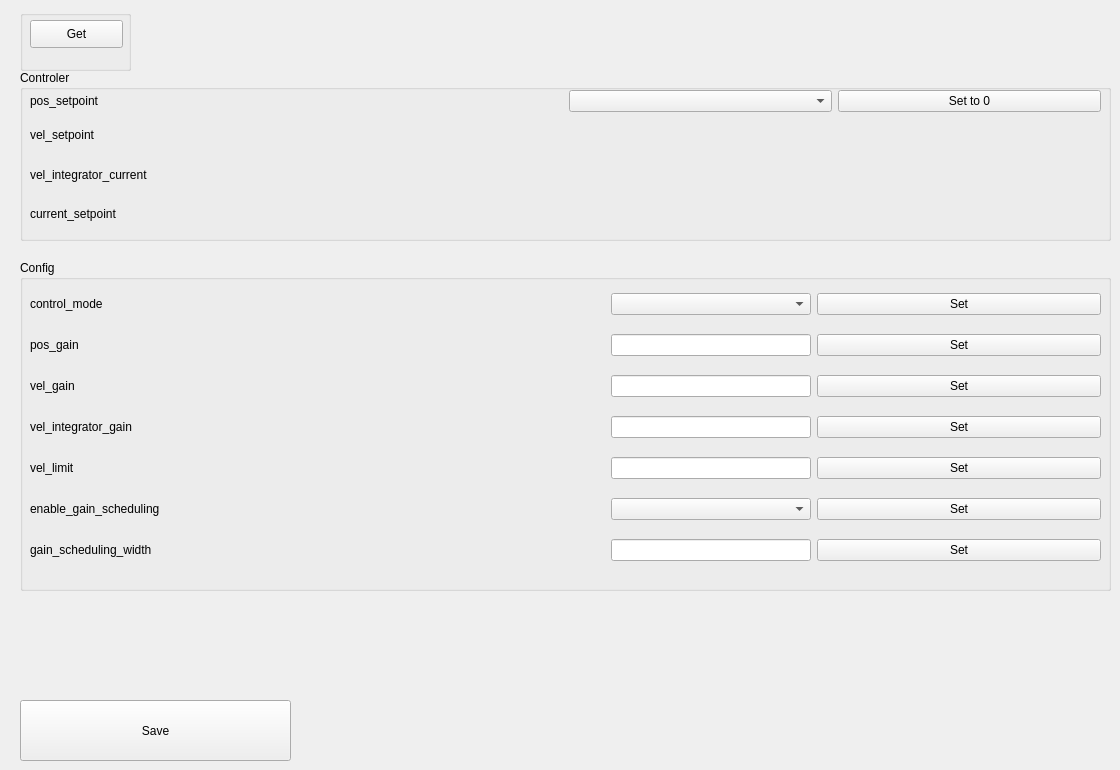
  <widget class="QWidget" name="tab_2">
   <attribute name="title">
    <string>Controler</string>
   </attribute>
   <widget class="QGroupBox" name="groupBox_3">
    <property name="geometry">
     <rect>
      <x>20</x>
      <y>70</y>
      <width>1091</width>
      <height>171</height>
     </rect>
    </property>
    <property name="title">
     <string>Controler</string>
    </property>
    <widget class="QWidget" name="gridLayoutWidget_3">
     <property name="geometry">
      <rect>
       <x>10</x>
       <y>20</y>
       <width>1071</width>
       <height>141</height>
      </rect>
     </property>
     <layout class="QGridLayout" name="gridLayout_3">
      <item row="2" column="1">
       <widget class="QLabel" name="lvel_integrator_current">
        <property name="text">
         <string/>
        </property>
       </widget>
      </item>
      <item row="3" column="1">
       <widget class="QLabel" name="lcurrent_setpoint">
        <property name="text">
         <string/>
        </property>
       </widget>
      </item>
      <item row="1" column="1">
       <widget class="QLabel" name="lvel_setpoint">
        <property name="text">
         <string/>
        </property>
       </widget>
      </item>
      <item row="2" column="0">
       <widget class="QLabel" name="label_20">
        <property name="text">
         <string>vel_integrator_current</string>
        </property>
       </widget>
      </item>
      <item row="0" column="0">
       <widget class="QLabel" name="label_18">
        <property name="text">
         <string>pos_setpoint</string>
        </property>
       </widget>
      </item>
      <item row="0" column="3">
       <widget class="QPushButton" name="pbpos_setpoint">
        <property name="text">
         <string>Set to 0</string>
        </property>
       </widget>
      </item>
      <item row="0" column="2">
       <widget class="QComboBox" name="cbpos_setpoint">
        <property name="currentIndex">
         <number>-1</number>
        </property>
       </widget>
      </item>
      <item row="1" column="0">
       <widget class="QLabel" name="label_21">
        <property name="text">
         <string>vel_setpoint</string>
        </property>
       </widget>
      </item>
      <item row="3" column="0">
       <widget class="QLabel" name="label_19">
        <property name="text">
         <string>current_setpoint</string>
        </property>
       </widget>
      </item>
      <item row="0" column="1">
       <widget class="QLabel" name="lpos_setpoint">
        <property name="minimumSize">
         <size>
          <width>0</width>
          <height>0</height>
         </size>
        </property>
        <property name="text">
         <string/>
        </property>
       </widget>
      </item>
     </layout>
    </widget>
   </widget>
   <widget class="QGroupBox" name="groupBox_4">
    <property name="geometry">
     <rect>
      <x>20</x>
      <y>260</y>
      <width>1091</width>
      <height>331</height>
     </rect>
    </property>
    <property name="title">
     <string>Config</string>
    </property>
    <widget class="QWidget" name="gridLayoutWidget_4">
     <property name="geometry">
      <rect>
       <x>10</x>
       <y>20</y>
       <width>1071</width>
       <height>301</height>
      </rect>
     </property>
     <layout class="QGridLayout" name="gridLayout_4">
      <item row="6" column="0">
       <widget class="QLabel" name="label_25">
        <property name="text">
         <string>gain_scheduling_width</string>
        </property>
       </widget>
      </item>
      <item row="3" column="1">
       <widget class="QLabel" name="lvel_integrator_gain">
        <property name="text">
         <string/>
        </property>
       </widget>
      </item>
      <item row="5" column="1">
       <widget class="QLabel" name="lenable_gain_scheduling">
        <property name="text">
         <string/>
        </property>
       </widget>
      </item>
      <item row="5" column="0">
       <widget class="QLabel" name="label_26">
        <property name="text">
         <string>enable_gain_scheduling</string>
        </property>
       </widget>
      </item>
      <item row="3" column="0">
       <widget class="QLabel" name="label_28">
        <property name="text">
         <string>vel_integrator_gain</string>
        </property>
       </widget>
      </item>
      <item row="6" column="1">
       <widget class="QLabel" name="lgain_scheduling_width">
        <property name="text">
         <string/>
        </property>
       </widget>
      </item>
      <item row="0" column="1">
       <widget class="QLabel" name="lcontrol_mode">
        <property name="text">
         <string/>
        </property>
       </widget>
      </item>
      <item row="1" column="3">
       <widget class="QPushButton" name="pbsetpos_gain">
        <property name="text">
         <string>Set</string>
        </property>
       </widget>
      </item>
      <item row="4" column="1">
       <widget class="QLabel" name="lvel_limit">
        <property name="text">
         <string/>
        </property>
       </widget>
      </item>
      <item row="4" column="3">
       <widget class="QPushButton" name="pbsetvel_limit">
        <property name="text">
         <string>Set</string>
        </property>
       </widget>
      </item>
      <item row="1" column="1">
       <widget class="QLabel" name="lpos_gain">
        <property name="text">
         <string/>
        </property>
       </widget>
      </item>
      <item row="0" column="3">
       <widget class="QPushButton" name="pbsetcontrol_mode">
        <property name="text">
         <string>Set</string>
        </property>
       </widget>
      </item>
      <item row="1" column="0">
       <widget class="QLabel" name="label_31">
        <property name="text">
         <string>pos_gain</string>
        </property>
       </widget>
      </item>
      <item row="0" column="2">
       <widget class="QComboBox" name="cbcontrol_mode"/>
      </item>
      <item row="6" column="3">
       <widget class="QPushButton" name="pbsetgain_scheduling_width">
        <property name="text">
         <string>Set</string>
        </property>
       </widget>
      </item>
      <item row="5" column="3">
       <widget class="QPushButton" name="pbsetenable_gain_scheduling">
        <property name="text">
         <string>Set</string>
        </property>
       </widget>
      </item>
      <item row="4" column="0">
       <widget class="QLabel" name="label_24">
        <property name="text">
         <string>vel_limit</string>
        </property>
       </widget>
      </item>
      <item row="0" column="0">
       <widget class="QLabel" name="label_23">
        <property name="text">
         <string>control_mode</string>
        </property>
       </widget>
      </item>
      <item row="2" column="3">
       <widget class="QPushButton" name="pbsetvel_gain">
        <property name="text">
         <string>Set</string>
        </property>
       </widget>
      </item>
      <item row="6" column="2">
       <widget class="QLineEdit" name="legain_scheduling_width">
        <property name="maximumSize">
         <size>
          <width>200</width>
          <height>16777215</height>
         </size>
        </property>
       </widget>
      </item>
      <item row="3" column="3">
       <widget class="QPushButton" name="pbsetvel_integrator_gain">
        <property name="text">
         <string>Set</string>
        </property>
       </widget>
      </item>
      <item row="2" column="0">
       <widget class="QLabel" name="label_34">
        <property name="text">
         <string>vel_gain</string>
        </property>
       </widget>
      </item>
      <item row="2" column="1">
       <widget class="QLabel" name="lvel_gain">
        <property name="text">
         <string/>
        </property>
       </widget>
      </item>
      <item row="1" column="2">
       <widget class="QLineEdit" name="lepos_gain_2">
        <property name="maximumSize">
         <size>
          <width>200</width>
          <height>16777215</height>
         </size>
        </property>
       </widget>
      </item>
      <item row="5" column="2">
       <widget class="QComboBox" name="cbenable_gain_scheduling"/>
      </item>
      <item row="4" column="2">
       <widget class="QLineEdit" name="level_limit">
        <property name="maximumSize">
         <size>
          <width>200</width>
          <height>16777215</height>
         </size>
        </property>
       </widget>
      </item>
      <item row="3" column="2">
       <widget class="QLineEdit" name="level_integrator_gain">
        <property name="maximumSize">
         <size>
          <width>200</width>
          <height>16777215</height>
         </size>
        </property>
       </widget>
      </item>
      <item row="2" column="2">
       <widget class="QLineEdit" name="level_gain">
        <property name="maximumSize">
         <size>
          <width>200</width>
          <height>16777215</height>
         </size>
        </property>
       </widget>
      </item>
     </layout>
    </widget>
   </widget>
   <widget class="QPushButton" name="pbsave_3">
    <property name="geometry">
     <rect>
      <x>20</x>
      <y>700</y>
      <width>271</width>
      <height>61</height>
     </rect>
    </property>
    <property name="text">
     <string>Save</string>
    </property>
   </widget>
   <widget class="QGroupBox" name="groupBox_15">
    <property name="geometry">
     <rect>
      <x>20</x>
      <y>10</y>
      <width>111</width>
      <height>61</height>
     </rect>
    </property>
    <property name="title">
     <string/>
    </property>
    <widget class="QPushButton" name="pbgetcontrolerparam">
     <property name="geometry">
      <rect>
       <x>10</x>
       <y>10</y>
       <width>93</width>
       <height>28</height>
      </rect>
     </property>
     <property name="text">
      <string>Get</string>
     </property>
    </widget>
   </widget>
  </widget>
